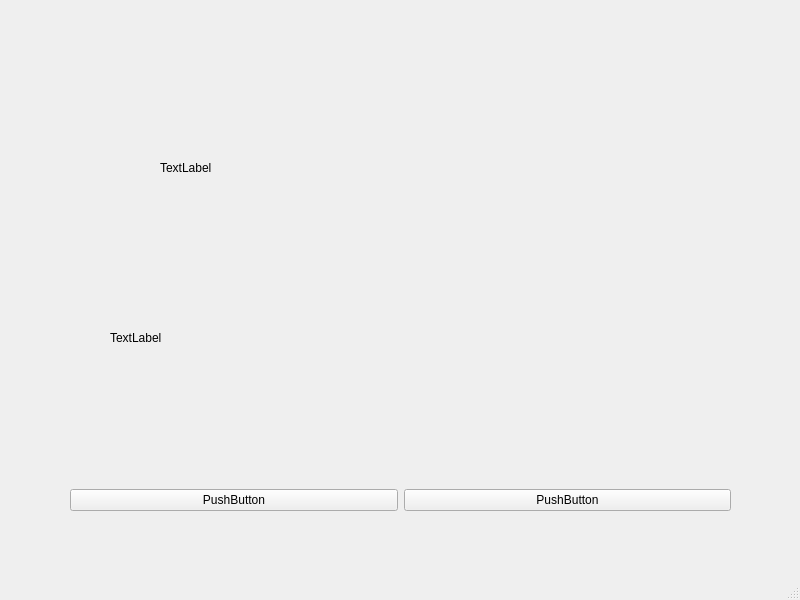
<?xml version="1.0" encoding="UTF-8"?>
<ui version="4.0">
 <class>MainWindow</class>
 <widget class="QMainWindow" name="MainWindow">
  <property name="geometry">
   <rect>
    <x>0</x>
    <y>0</y>
    <width>800</width>
    <height>600</height>
   </rect>
  </property>
  <property name="windowTitle">
   <string>MainWindow</string>
  </property>
  <widget class="QWidget" name="centralwidget">
   <widget class="QWidget" name="verticalLayoutWidget">
    <property name="geometry">
     <rect>
      <x>70</x>
      <y>30</y>
      <width>661</width>
      <height>481</height>
     </rect>
    </property>
    <layout class="QVBoxLayout" name="verticalLayout">
     <item>
      <widget class="QWidget" name="widget" native="true">
       <widget class="QLabel" name="label">
        <property name="geometry">
         <rect>
          <x>90</x>
          <y>130</y>
          <width>60</width>
          <height>16</height>
         </rect>
        </property>
        <property name="text">
         <string>TextLabel</string>
        </property>
       </widget>
      </widget>
     </item>
     <item>
      <widget class="QWidget" name="widget_2" native="true">
       <widget class="QLabel" name="label_2">
        <property name="geometry">
         <rect>
          <x>40</x>
          <y>70</y>
          <width>60</width>
          <height>16</height>
         </rect>
        </property>
        <property name="text">
         <string>TextLabel</string>
        </property>
       </widget>
      </widget>
     </item>
     <item>
      <layout class="QHBoxLayout" name="horizontalLayout">
       <item>
        <widget class="QPushButton" name="pushButton_2">
         <property name="text">
          <string>PushButton</string>
         </property>
        </widget>
       </item>
       <item>
        <widget class="QPushButton" name="pushButton">
         <property name="text">
          <string>PushButton</string>
         </property>
        </widget>
       </item>
      </layout>
     </item>
    </layout>
   </widget>
  </widget>
  <widget class="QMenuBar" name="menubar">
   <property name="geometry">
    <rect>
     <x>0</x>
     <y>0</y>
     <width>800</width>
     <height>22</height>
    </rect>
   </property>
  </widget>
  <widget class="QStatusBar" name="statusbar"/>
 </widget>
 <resources/>
 <connections/>
</ui>
